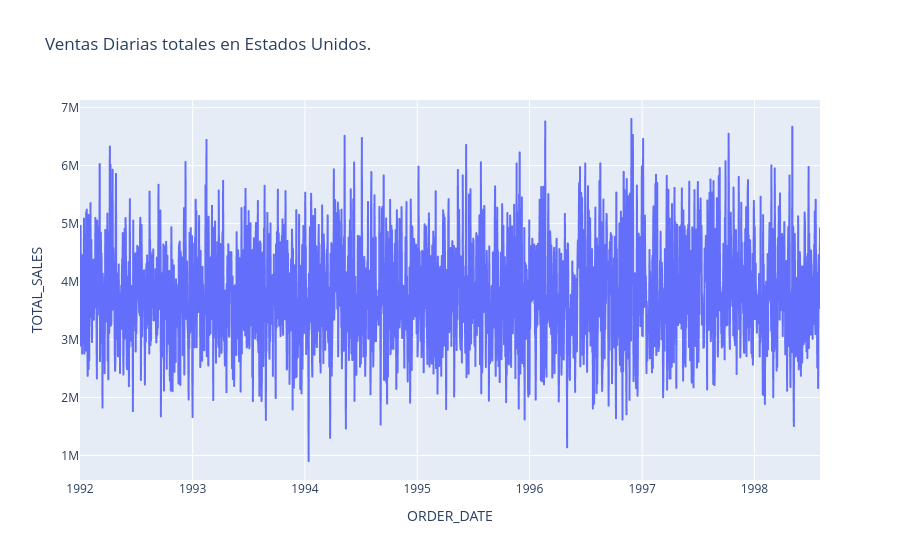

Notebook cell for this chart:
### Code cell
px.line(daily_salea_pdf, x = 'ORDER_DATE', y = 'TOTAL_SALES',
        title='Ventas Diarias totales en Estados Unidos.')

### Figure 1 — Plotly figure (JSON) as saved in the notebook; plotly's stock layout.template omitted (floating-point values rounded to 4 significant figures; data arrays with more than 128 entries replaced by an {"elided": "..."} marker saying what was removed)
{"data": [{"hovertemplate": "ORDER_DATE=%{x}<br>TOTAL_SALES=%{y}<extra></extra>", "legendgroup": "", "line": {"color": "#636efa", "dash": "solid"}, "marker": {"symbol": "circle"}, "mode": "lines", "name": "", "showlegend": false, "type": "scattergl", "x": {"elided": "2406 str values"}, "xaxis": "x", "y": {"elided": "2406 float values"}, "yaxis": "y"}], "layout": {"legend": {"tracegroupgap": 0}, "title": {"text": "Ventas Diarias totales en Estados Unidos."}, "xaxis": {"anchor": "y", "domain": [0, 1], "title": {"text": "ORDER_DATE"}}, "yaxis": {"anchor": "x", "domain": [0, 1], "title": {"text": "TOTAL_SALES"}}}}
